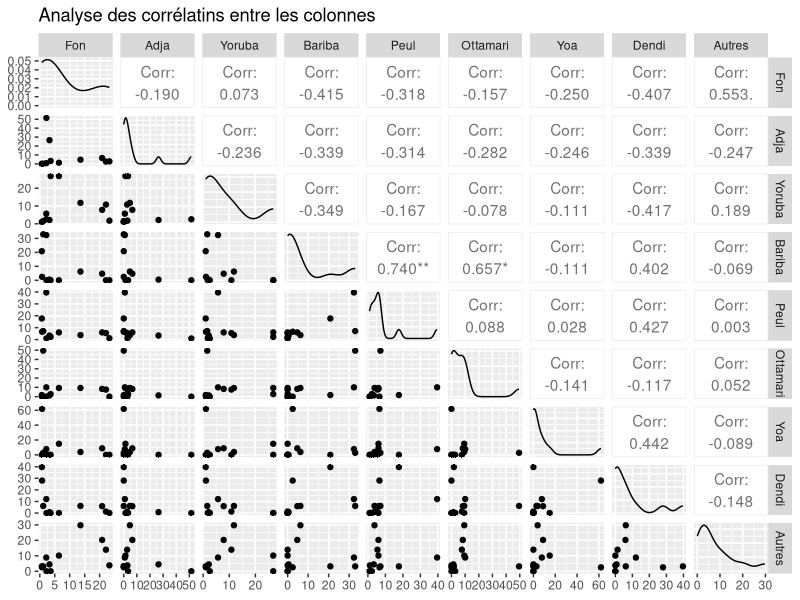
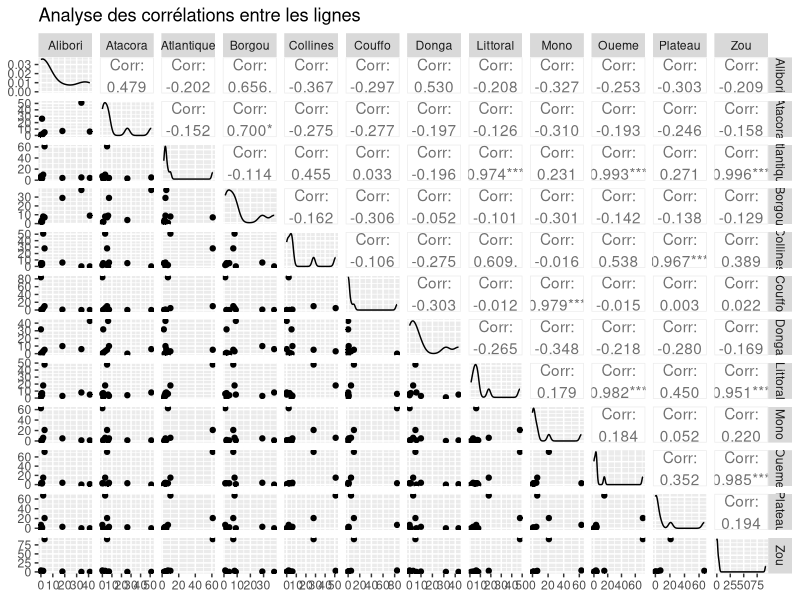
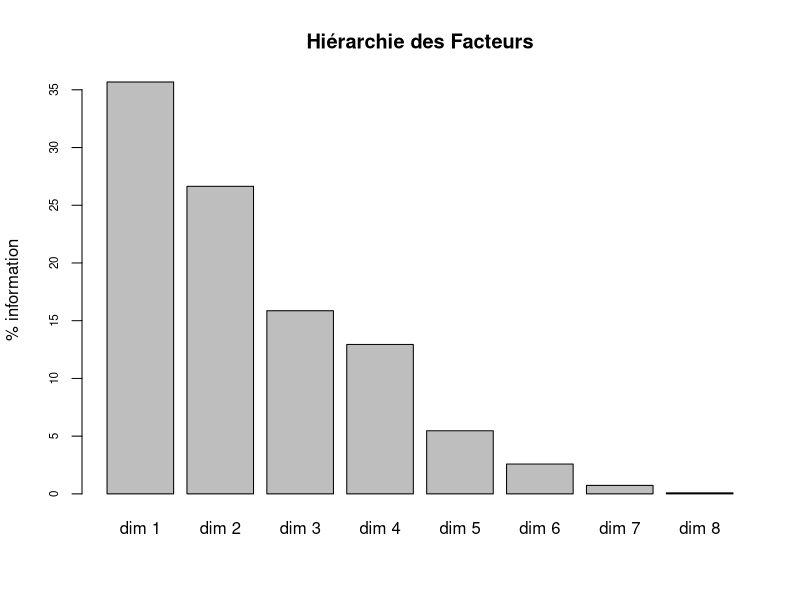
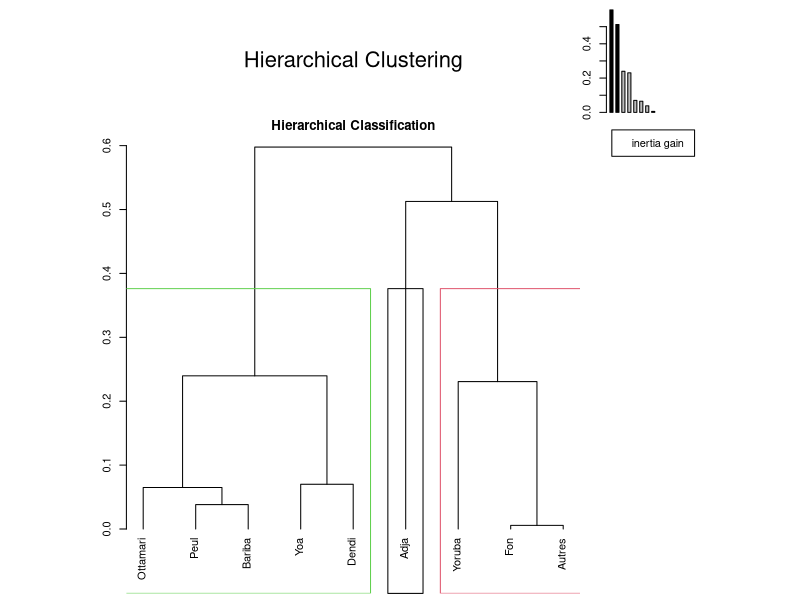
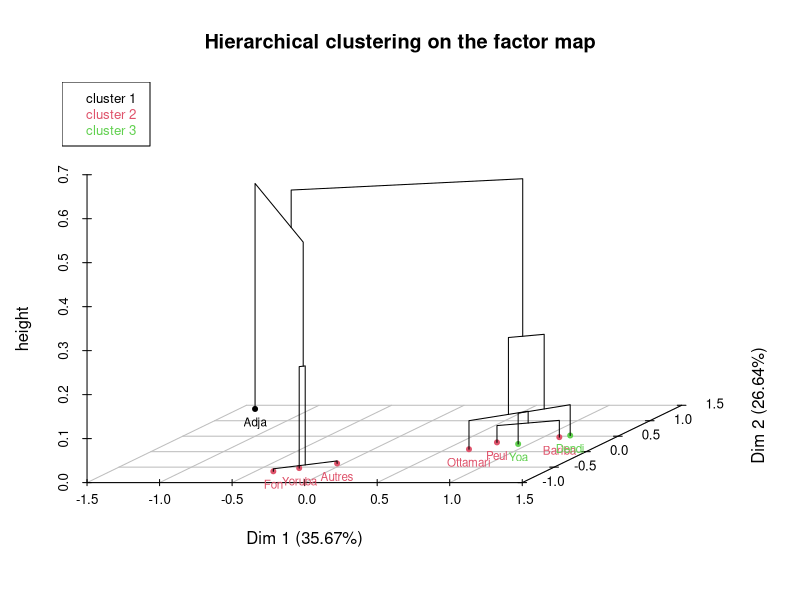
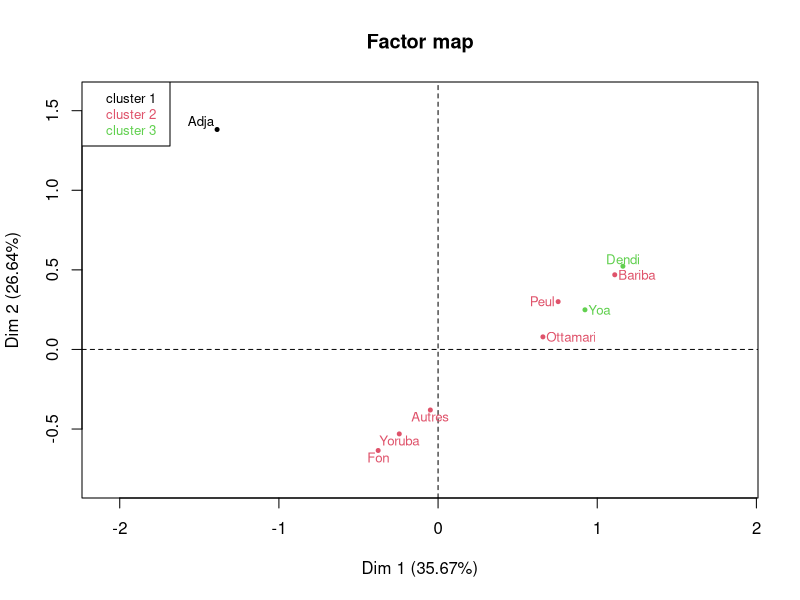
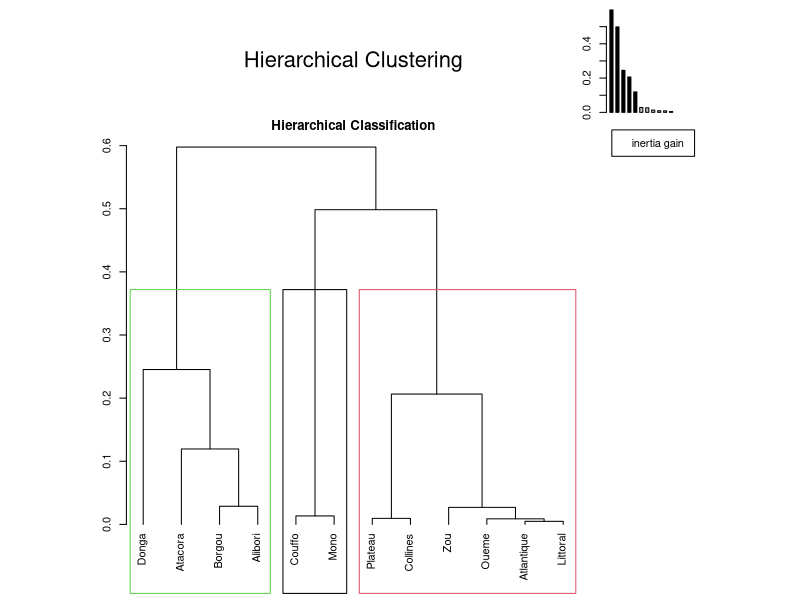
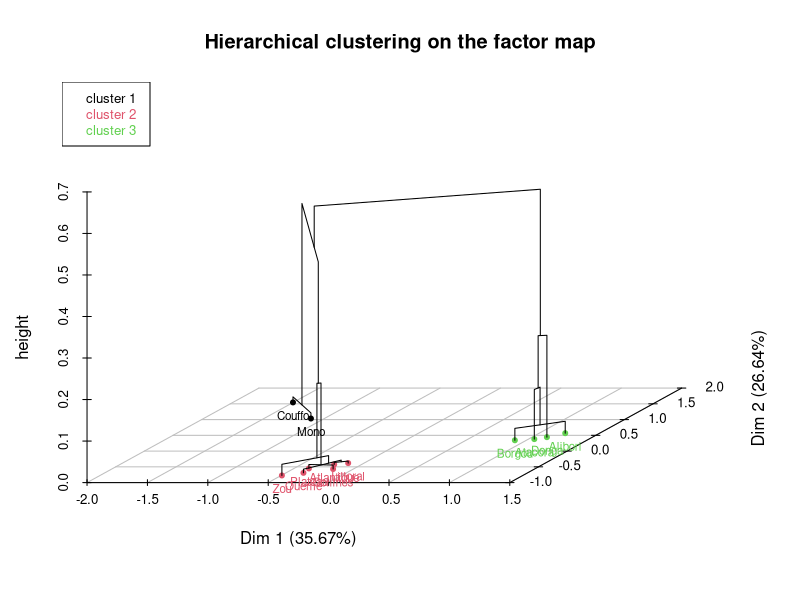

Generate these figures, in order, with R:
## ---- chunk 1
knitr::opts_chunk$set(echo = FALSE)
library(knitr,quietly = T,warn.conflicts = T)
library(dplyr,quietly = T,warn.conflicts = T)
#library(reshape2,quietly = T,warn.conflicts = T)
#library(ggplot2,quietly = T,warn.conflicts = T)
#library(kableExtra)
library(FactoMineR)
## ---- chunk 2
don<-read.csv2("LAN-BENIN-2013/LAN-BENIN-2002-NIV1.csv")
kable(don,caption = "Tableau de données original")
## ---- chunk 3
tab<-as.matrix(don[,3:11])
row.names(tab)<-don$admin1
kable(addmargins(tab),caption="Tableau de contingence (Nij)")

## ---- chunk 4
tabrow<-100*prop.table(tab, margin=1)
kable(addmargins(tabrow,2), caption = "Profils en ligne (Nij/Ni.) en %", digits=1)
## ---- chunk 5
tabcol<-100*prop.table(tab, margin=2)
kable(addmargins(tabcol,1), caption = "Profils en colonnes (Nij/N.j) en %", digits=1)
## ---- chunk 6
tabtot<-100*tab/sum(tab)
kable(addmargins(tabtot), caption = "Part du total (Nij/N..) en %", digits=1)
## ---- chunk 7
test<-chisq.test(tab)
test
## ---- chunk 8
tabest<-as.matrix(test$expected)
kable(addmargins(tabest), caption = "Valeurs théoriques N*ij = (Nij x N.j) /N..", digits=1)
## ---- chunk 9
tabres<-tab-tabest
kable(addmargins(tabres), caption = "Résidus absolus (Nij - N*ij)", digits=1)
## ---- chunk 10
tabchi2<-((tab-tabest)**2)/tabest
kable(addmargins(tabchi2), caption = "Chi_2 = (Nij-N*ij)2 / N*ij", digits=1)
## ---- chunk 11
tabchi2ctr<-100*tabchi2/sum(tabchi2)
kable(addmargins(tabchi2ctr), caption = "% du chi_2 total du tableau (contribution)", digits=2)
## ---- chunk 12
library(GGally)
ggpairs(as.data.frame(tabcol),title = "Analyse des corrélatins entre les colonnes",progress = F)
## ---- chunk 13
library(GGally)
ggpairs(as.data.frame(t(tabrow)),title = "Analyse des corrélations entre les lignes", progress = F)
## ---- chunk 14
afc<-CA(tab,graph = F)
## ---- chunk 15
barplot(afc$eig[,2],ylab = "% information", main="Hiérarchie des Facteurs",cex.axis = 0.7)
kable(afc$eig,
      col.names = c("Valeur propre", "% variance", "% variance cumulée"),
      digits=2,
      caption = "Tableau des valeurs propres")
## ---- chunk 16
coo_1<-afc$col$coord[,1]
coo_2<-afc$col$coord[,2]
coo_3<-afc$col$coord[,3]
ctr_1<-afc$col$contrib[,1]
ctr_2<-afc$col$contrib[,2]
ctr_3<-afc$col$contrib[,3]
cos2_1<-afc$col$cos2[,1]
cos2_2<-afc$col$cos2[,2]
cos2_3<-afc$col$cos2[,3]

df<-data.frame(coo_1,ctr_1,cos2_1,coo_2,ctr_2,cos2_2,coo_3,ctr_3,cos2_3)
kable(df,digits = 2,
      caption = "Relations entre colonnes et facteurs"
      )
## ---- chunk 17
coo_1<-afc$row$coord[,1]
coo_2<-afc$row$coord[,2]
coo_3<-afc$row$coord[,3]
ctr_1<-afc$row$contrib[,1]
ctr_2<-afc$row$contrib[,2]
ctr_3<-afc$row$contrib[,3]
cos2_1<-afc$row$cos2[,1]
cos2_2<-afc$row$cos2[,2]
cos2_3<-afc$row$cos2[,3]

df<-data.frame(coo_1,ctr_1,cos2_1,coo_2,ctr_2,cos2_2,coo_3,ctr_3,cos2_3)
kable(df,digits = 2,
      caption = "Relations entre lignes et facteurs"
      )
## ---- chunk 18
CAH_col<-HCPC(afc,nb.clust = 3,cluster.CA = "columns")
CAH_col$desc.var
## ---- chunk 19
CAH_row<-HCPC(afc,nb.clust = 3,cluster.CA = "rows")
CAH_row$desc.var
